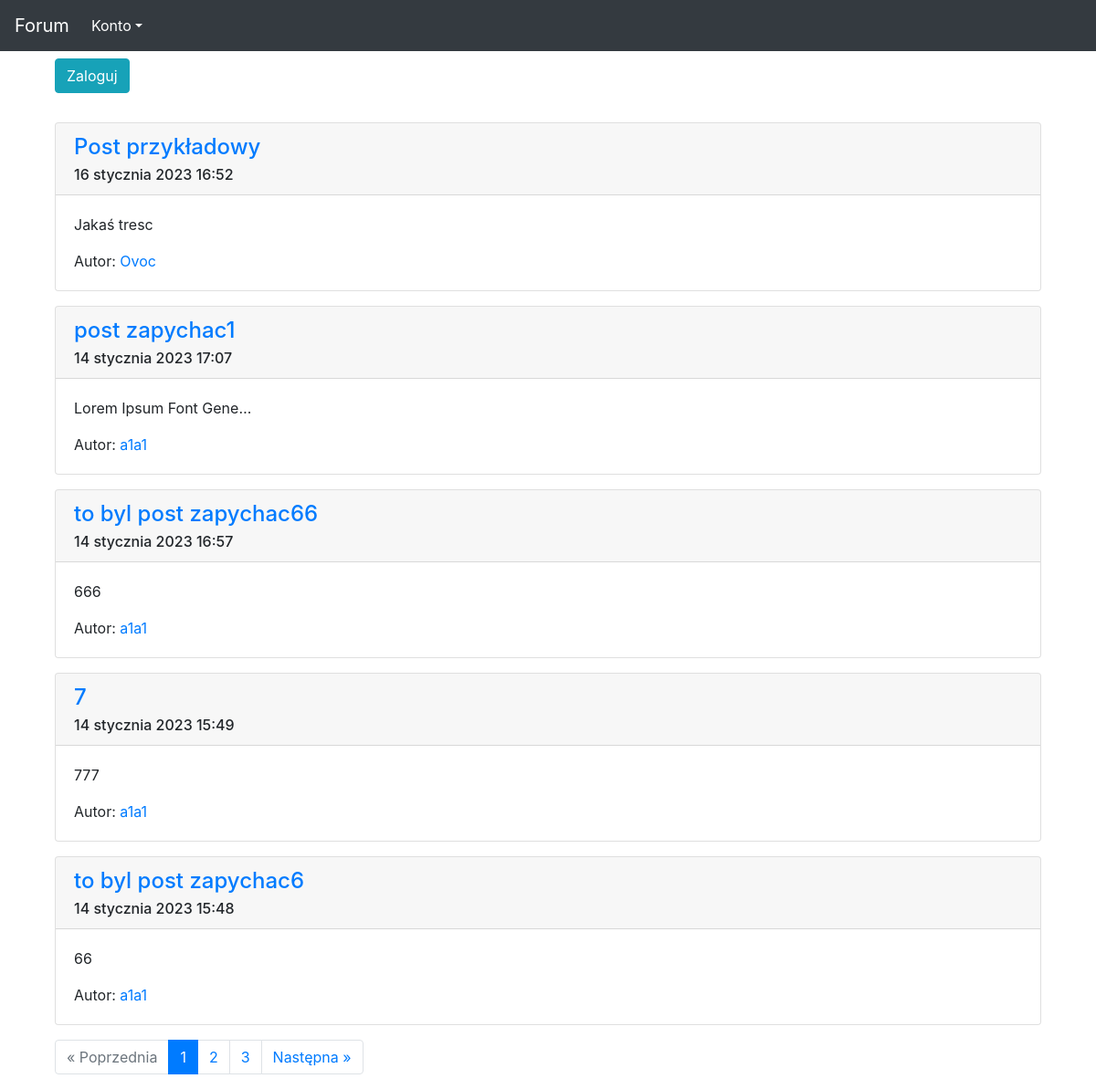
The page / on the database its author committed.
### forum/models.py (models this page shows, shortened)
class Post(models.Model):
    author = models.ForeignKey(User, on_delete=models.CASCADE)
    title = models.CharField(max_length=100)
    description = models.TextField()
    published_date = models.DateTimeField(default=timezone.now)
    updated = models.DateTimeField(blank=True, null=True)
    views = models.IntegerField(default=0)

### forum/views.py (the view)
# urls.py: path('', views.posts_list, name='index'),
def posts_list(request):
    posts = Post.objects.filter(published_date__lte=timezone.now()).order_by('-published_date')
    paginator = Paginator(posts, 5)
    page = request.GET.get('page')
    posts = paginator.get_page(page)
    return render(request, 'forum/index.html', {'posts': posts})

### forum/templates/forum/index.html
{% extends 'szablon.html' %}
{% block tresc %}
    <div class="container d-inline-block w-80">
        {% if user.is_authenticated %}
            <p><a href="{% url 'forum:new_post' %}" class="btn btn-info" role="button">Nowy post</a></p>
        {% else %}
            <p><a href="{% url 'users:loguj' %}" class="btn btn-info" role="button">Zaloguj</a></p>
        {% endif %}
    </div>
    <div class="container w-80">
    {% for post in posts %}
        <div class="card w-100 mt-3" style="float: left;">
            <div class="card-header">
                <h4 class="card-title"><a href="{% url 'forum:post' pk=post.pk %}">{{ post.title }}</a></h4>
                <h6 class="card-subtitle">{{ post.published_date }}</h6>
            </div>
            <div class="card-body">
                <p class="card-text">{{ post.description|linebreaksbr|truncatechars:30 }}</p>
                Autor: <a href="{% url 'users:index' pk=post.author.id %}">{{ post.author }}</a>
            </div>
        </div>
    {% endfor %}
    </div>
    <div class="container d-inline-block w-80 justify-content-center">
      {% if posts.has_other_pages %}
        <ul class="pagination mt-3">
          {% if posts.has_previous %}
            <li class="page-item"><a class="page-link" href="?page={{ posts.previous_page_number }}">&laquo; Poprzednia</a></li>
          {% else %}
            <li class="disabled page-item"><span class="page-link">&laquo; Poprzednia</span></li>
          {% endif %}
          {% for i in posts.paginator.page_range %}
            {% if posts.number == i %}
              <li class="active page-item"><span class="page-link">{{ i }} <span class="sr-only">(obecna)</span></span></li>
            {% else %}
              <li class="page-item"><a class="page-link" href="?page={{ i }}">{{ i }}</a></li>
            {% endif %}
          {% endfor %}
          {% if posts.has_next %}
            <li class="page-item"><a class="page-link" href="?page={{ posts.next_page_number }}">Następna &raquo;</a></li>
          {% else %}
            <li class="disabled page-item"><span class="page-link">Następna &raquo;</span></li>
          {% endif %}
        </ul>
      {% endif %}
    </div>
{% endblock tresc %}

### rows shown on the page
Post: title "Post przykładowy", published_date "16 stycznia 2023 16:52", description "Jakaś tresc", author "Ovoc"
Post: title "post zapychac1", published_date "14 stycznia 2023 17:07", description "Lorem Ipsum Font Gene…", author "a1a1"
Post: title "to byl post zapychac66", published_date "14 stycznia 2023 16:57", description "666", author "a1a1"
Post: title "7", published_date "14 stycznia 2023 15:49", description "777", author "a1a1"
Post: title "to byl post zapychac6", published_date "14 stycznia 2023 15:48", description "66", author "a1a1"

### other values the page prints
{{ i }} "1"
{{ i }} "2" "3"
